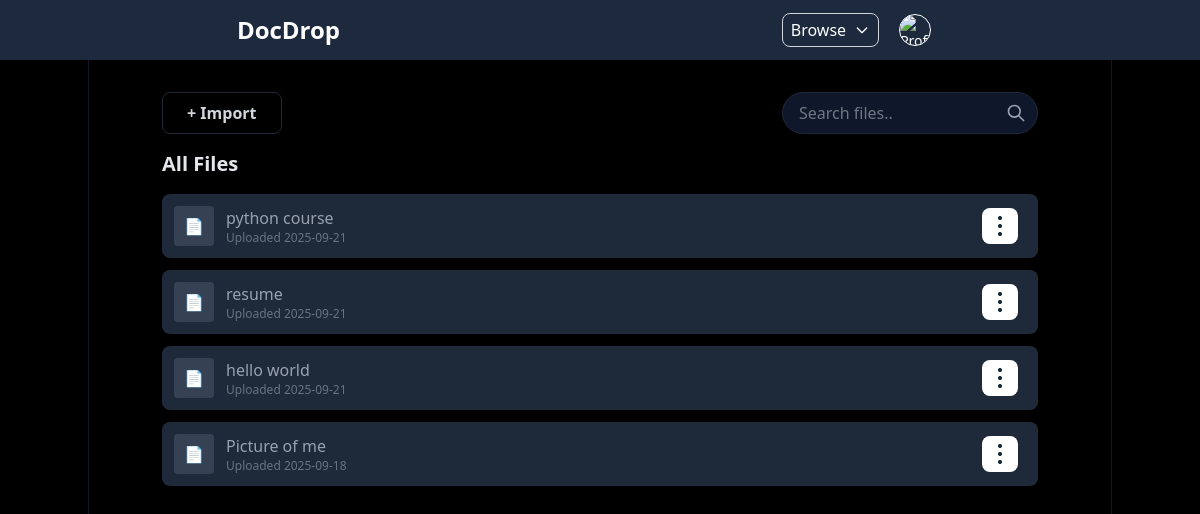
Page / (signed in) on the earlier database version.
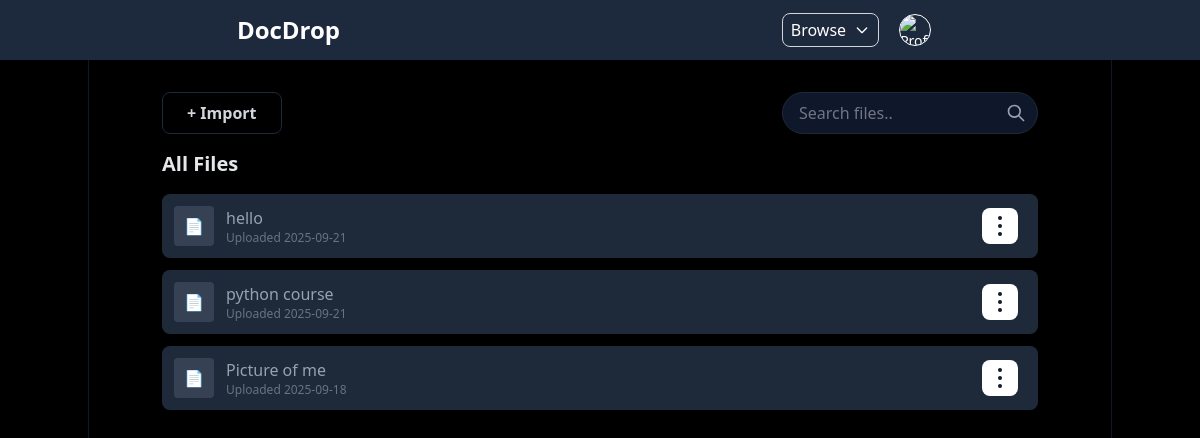
Same page on the later database version.
### files/models.py (models this page shows, shortened)
class File(models.Model):
    CATEGORY_CHOICES = [
        ('notes', 'Notes'),
        ('guides', 'Guides'),
        ('assignments', 'Assignments'),
        ('others', 'Others'),
    ]
    uploader = models.ForeignKey(User, on_delete=models.CASCADE)
    title = models.CharField(max_length=255)
    file = models.FileField(upload_to='uploads/')
    category = models.CharField(max_length=50, choices=CATEGORY_CHOICES, default='others')
    uploaded_at = models.DateTimeField(auto_now_add=True)

### files/views.py (the view)
# urls.py: path('', dashboard, name="dashboard"),
@login_required
def dashboard(request):
    files = File.objects.all().order_by('-uploaded_at')
    query = request.GET.get('q')
    if query:
        files = files.filter(title__icontains=query)
    return render(request, 'files/dashboard.html', {'files': files, 'query':query})

### templates/files/dashboard.html (shortened to what this page needs)
{% extends "files/base.html" %}
{% block content %}
<div>
    <div class="flex flex-col sm:flex-row items-stretch sm:items-center
                justify-between mb-4 space-y-4 sm:space-y-0 sm:space-x-4">
        <a href="{% url "file-upload" %}"
        class="w-max sm:w-auto text-gray-300 hover:text-white
                px-4 sm:px-6 py-2 border border-gray-800 hover:bg-gray-900 rounded-lg
                font-semibold shadow-md transition-colors duration-200
                text-sm sm:text-base">
                + Import
        </a>
        <form action="" methos='GET' class="relative w-full sm:w-64">
            <input type="text" placeholder="Search files.." name='q' value='{{ query|default:"" }}'
            class="w-full pr-10 pl-4 py-2 border border-gray-800 bg-slate-900
                text-gray-300 rounded-full focus:outline-none focus:ring-2
                 focus:ring-blue-500 transition-all duration-200
                 text-sm sm:text-base">
            <svg xmlns="http://www.w3.org/2000/svg"
                class="absolute right-3 top-1/2 -translate-y-1/2 h-5 w-5 text-gray-400"
                fill="none" viewBox="0 0 24 24"
                stroke="currentColor"
                stroke-width="2">
                <path stroke-linecap="round" stroke-linejoin="round" d="M21 21l-6-6m2-5a7 7 0 11-14 0 7 7 0 0114 0z" />
            </svg>
        </form>
    </div>
      <h2 class="text-xl font-bold text-gray-200 mb-4">All Files</h2>
        {% include "files/_file_list.html" with files=files %}
</div>
{% endblock content %}

### templates/files/_file_list.html (shortened to what this page needs)
<div class="space-y-3">
    {% for file in files %}
    <div class="flex items-center justify-between p-3 bg-gray-800 rounded-lg shadow hover:bg-gray-900 transition">
        <div class="flex items-center space-x-3">
            <div class="w-10 h-10 flex items-center justify-center bg-gray-700 rounded">
                📄
            </div>
            <div>
                <a href="{{ file.file.url }}" class="text-gray-400 hover:underline hover:text-gray-300">
                    {{ file.title }}
                </a>
                <p class="text-xs text-gray-500">Uploaded {{ file.uploaded_at|date:"Y-m-d" }}</p>
            </div>
        </div>
        <div class=" space-x-2 relative inline-block text-left">
            <button type="button"
                class="dropdown-btn inline-flex items-center p-2 text-sm font-medium text-center
                text-gray-900 bg-white rounded-lg hover:bg-gray-100 focus:ring-1
                focus:outline-none dark:text-white focus:ring-gray-50 dark:bg-gray-800
                dark:hover:bg-gray-700 dark:focus:ring-gray-600">
                <svg class="w-5 h-5" aria-hidden="true" xmlns="http://www.w3.org/2000/svg"
                     fill="currentColor" viewBox="0 0 4 15">
                    <path d="M3.5 1.5a1.5 1.5 0 1 1-3 0 1.5 1.5 0 0 1 3 0Zm0 6.041a1.5 1.5 0 1 1-3 0 1.5 1.5 0 0 1 3 0Zm0 5.959a1.5 1.5 0 1 1-3 0 1.5 1.5 0 0 1 3 0Z"/>
                </svg>
            </button>
        </div>
    </div>
    {% empty %}
        <p class="text-gray-500">No files uploaded yet.</p>
    {% endfor %}
</div>

Differences in the rows shown:
removed File: title "resume", uploaded_at "2025-09-21"
removed File: title "hello world", uploaded_at "2025-09-21"
added File: title "hello", uploaded_at "2025-09-21"
